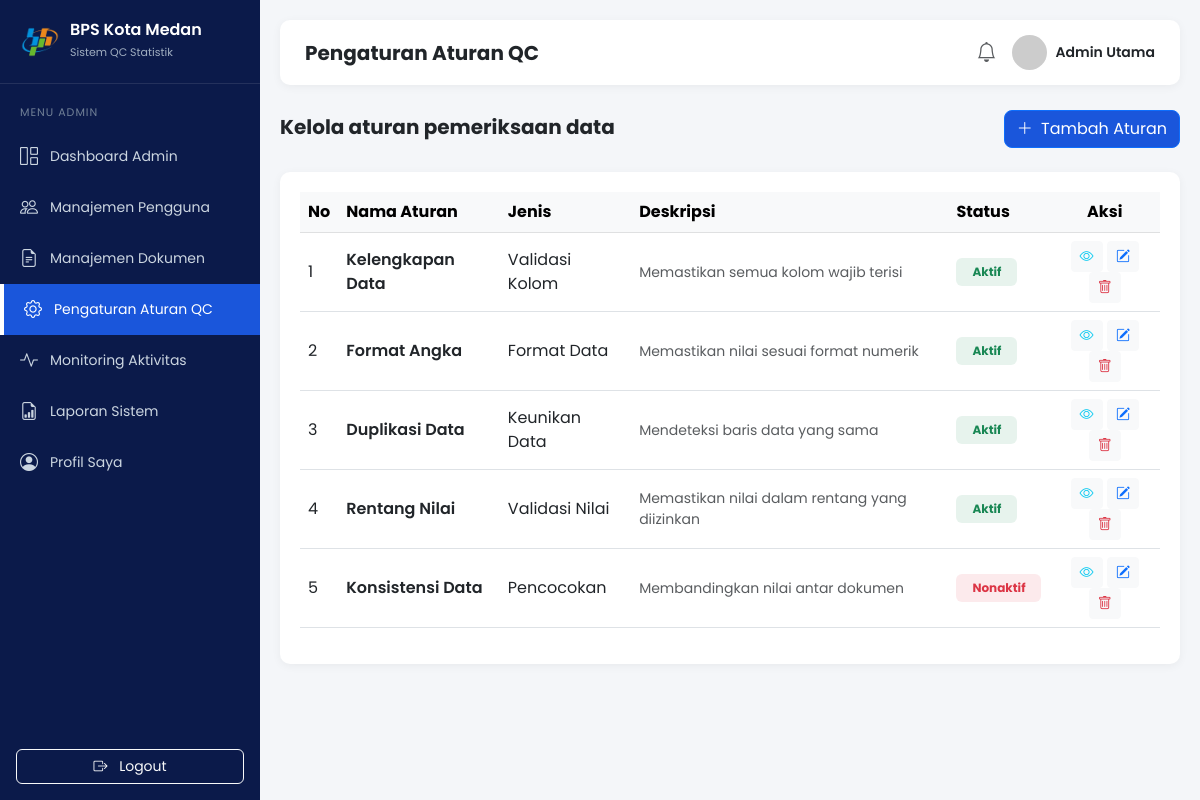
The page /admin/aturan_qc.php (signed in) on the database its author committed.
### tables this page shows
CREATE TABLE `aturan_qc` (
  `id_aturan` int(11) NOT NULL AUTO_INCREMENT,
  `nama_aturan` varchar(100) NOT NULL,
  `jenis_aturan` varchar(50) NOT NULL,
  `deskripsi` text DEFAULT NULL,
  `status` enum('Aktif','Nonaktif') DEFAULT 'Aktif',
  PRIMARY KEY (`id_aturan`)
);

### admin/aturan_qc.php (the view, shortened to what this page needs)
<?php
require_once '../config/koneksi.php';
$stmt = $pdo->query("SELECT * FROM aturan_qc ORDER BY id_aturan ASC");
$aturan = $stmt->fetchAll();
?>
<!DOCTYPE html>
<html lang="id">
<head>
    <link href="https://cdn.jsdelivr.net/npm/bootstrap@5.3.0/dist/css/bootstrap.min.css" rel="stylesheet">
    <link rel="stylesheet" href="https://cdn.jsdelivr.net/npm/bootstrap-icons@1.10.5/font/bootstrap-icons.css">
    <link rel="stylesheet" href="../assets/css/style.css">
</head>
<body>
    <?php include '../includes/sidebar_admin.php'; ?>
    <div class="main-content">
        <div class="topbar">
            <h5 class="mb-0 fw-bold">Pengaturan Aturan QC</h5>
            <div class="d-flex align-items-center">
                <i class="bi bi-bell me-3 fs-5 text-muted"></i>
                <div class="d-flex align-items-center">
                    <img src="https://ui-avatars.com/api/?name=<?= urlencode($_SESSION['nama']) ?>&background=1a56db&color=fff" class="rounded-circle me-2" width="35">
                    <span class="fw-semibold" style="font-size: 14px;"><?= $_SESSION['nama'] ?></span>
                </div>
            </div>
        </div>
        <div class="d-flex justify-content-between align-items-center mb-4">
            <div>
                <h5 class="fw-bold mb-1">Kelola aturan pemeriksaan data</h5>
            </div>
            <button class="btn btn-primary" data-bs-toggle="modal" data-bs-target="#modalTambahAturan" style="background-color: #1a56db; border-radius: 8px;">
                <i class="bi bi-plus-lg me-1"></i> Tambah Aturan
            </button>
        </div>
        <div class="stat-card">
            <div class="table-responsive">
                <table class="table table-hover align-middle">
                    <thead class="table-light">
                        <tr>
                            <th>No</th><th>Nama Aturan</th><th>Jenis</th><th>Deskripsi</th><th>Status</th><th class="text-center">Aksi</th>
                        </tr>
                    </thead>
                    <tbody>
                        <?php if(count($aturan) > 0): ?>
                            <?php $no = 1; foreach($aturan as $row): ?>
                            <tr>
                                <td><?= $no++ ?></td>
                                <td class="fw-semibold"><?= htmlspecialchars($row['nama_aturan']) ?></td>
                                <td><?= htmlspecialchars($row['jenis_aturan']) ?></td>
                                <td class="text-muted" style="font-size: 14px;"><?= htmlspecialchars($row['deskripsi']) ?></td>
                                <td>
                                    <span class="badge bg-<?= ($row['status'] == 'Aktif') ? 'success' : 'danger' ?> bg-opacity-10 text-<?= ($row['status'] == 'Aktif') ? 'success' : 'danger' ?> px-3 py-2"><?= $row['status'] ?></span>
                                </td>
                                <td class="text-center">
                                    <button class="btn btn-sm btn-light text-info" data-bs-toggle="modal" data-bs-target="#modalLihatAturan<?= $row['id_aturan'] ?>" title="Lihat"><i class="bi bi-eye"></i></button>
                                    <button class="btn btn-sm btn-light text-primary" data-bs-toggle="modal" data-bs-target="#modalEditAturan<?= $row['id_aturan'] ?>" title="Edit"><i class="bi bi-pencil-square"></i></button>
                                    <a href="aturan_qc.php?hapus=<?= $row['id_aturan'] ?>" class="btn btn-sm btn-light text-danger" onclick="return confirm('Yakin ingin menghapus aturan ini?');" title="Hapus"><i class="bi bi-trash"></i></a>
                                </td>
                            </tr>
                            <?php endforeach; ?>
                        <?php else: ?>
                            <tr><td colspan="6" class="text-center py-4 text-muted">Belum ada aturan QC.</td></tr>
                        <?php endif; ?>
                    </tbody>
                </table>
            </div>
        </div>
    </div>
</body>
</html>

### assets/css/style.css (style rules this page uses)
body { font-family: 'Poppins', sans-serif; background-color: #f4f6f9; margin: 0; overflow-x: hidden; }
.main-content { margin-left: 260px; padding: 20px; min-height: 100vh; }
.topbar { background: #fff; padding: 15px 25px; border-radius: 10px; box-shadow: 0 2px 10px rgba(0,0,0,0.05); display: flex; justify-content: space-between; align-items: center; margin-bottom: 25px; }
.stat-card { background: #fff; border-radius: 10px; padding: 20px; border: none; box-shadow: 0 2px 10px rgba(0,0,0,0.05); }

### rows shown on the page
aturan_qc: nama_aturan "Kelengkapan Data", jenis_aturan "Validasi Kolom", deskripsi "Memastikan semua kolom wajib terisi", status "Aktif"
aturan_qc: nama_aturan "Format Angka", jenis_aturan "Format Data", deskripsi "Memastikan nilai sesuai format numerik", status "Aktif"
aturan_qc: nama_aturan "Duplikasi Data", jenis_aturan "Keunikan Data", deskripsi "Mendeteksi baris data yang sama", status "Aktif"
aturan_qc: nama_aturan "Rentang Nilai", jenis_aturan "Validasi Nilai", deskripsi "Memastikan nilai dalam rentang yang diizinkan", status "Aktif"
aturan_qc: nama_aturan "Konsistensi Data", jenis_aturan "Pencocokan", deskripsi "Membandingkan nilai antar dokumen", status "Nonaktif"

### other values the page prints
$_SESSION['nama'] "Admin Utama"
